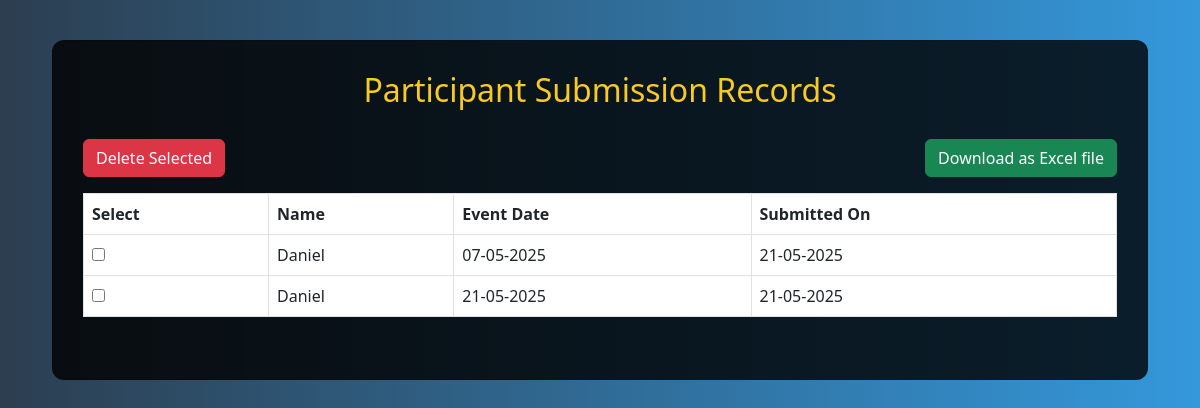
Page /dashboard on the earlier database version.
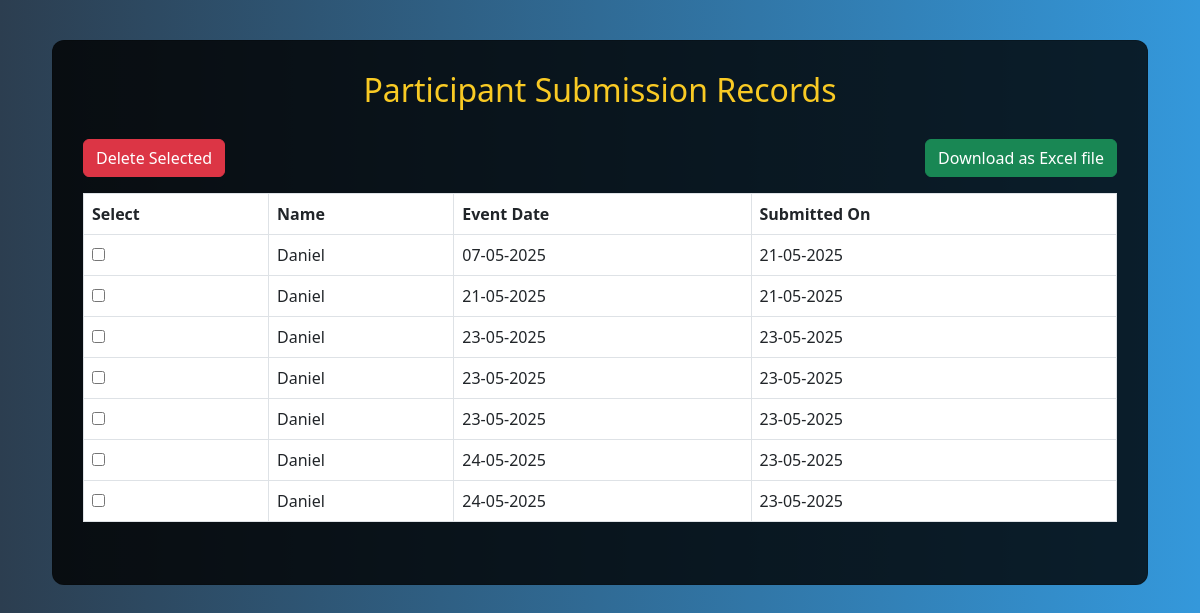
Same page on the later database version.
### app.py (models this page shows)
class ParticipantSummary(db.Model):
    __tablename__ = 'participant_summary'
    id = db.Column(db.Integer, primary_key=True, autoincrement=True)
    serial_no = db.Column(db.String(50), unique=True, nullable=False)
    participant_name = db.Column(db.String(100), nullable=False)
    event_date = db.Column(db.Date, nullable=False)
    submitted_on = db.Column(db.DateTime, nullable=False, default=datetime.utcnow)

### app.py (the view)
@app.route('/dashboard')
def dashboard():
    participants = ParticipantSummary.query.order_by(ParticipantSummary.event_date.asc()).all()
    return render_template('dashboard.html', participants=participants)

### templates/dashboard.html (shortened to what this page needs)
<!DOCTYPE html>
<html lang="en">
<head>
  <link href="https://cdn.jsdelivr.net/npm/bootstrap@5.3.0/dist/css/bootstrap.min.css" rel="stylesheet">
</head>
<body>
  <div class="container">
    <div class="card">
      <h2>Participant Submission Records</h2>
        <div class="mb-3">
<div class="d-flex justify-content-between mb-3">
  <form id="deleteSelectedForm" method="POST" action="/delete-selected" onsubmit="return confirm('Delete selected records?');" class="mb-0">
    <button type="submit" class="btn btn-danger">Delete Selected</button>
</form>
  <a href="/download-excel" class="btn btn-success">Download as Excel file</a>
</div>
  <table class="table table-bordered table-hover">
    <thead>
      <tr>
        <th>Select</th>
        <th>Name</th>
        <th>Event Date</th>
        <th>Submitted On</th>
      </tr>
    </thead>
    <tbody>
      {% for p in participants %}
      <tr>
        <td><input type="checkbox" name="delete_ids" value="{{ p.id }}"></td>
        <td>{{ p.participant_name }}</td>
        <td>{{ p.event_date.strftime('%d-%m-%Y') }}</td>
        <td>{{ p.submitted_on.strftime('%d-%m-%Y') }}</td>
      </tr>
      {% endfor %}
    </tbody>
  </table>
      </div>
    </div>
  </div>
</body>
</html>

### templates/dashboard.html (style rules this page uses)
body { background: linear-gradient(to right, #2c3e50, #3498db); color: white; padding: 40px; font-family: 'Segoe UI', sans-serif; }
.card { background-color: rgba(0, 0, 0, 0.8); padding: 30px; border-radius: 12px; }
h2 { text-align: center; margin-bottom: 30px; color: #f9ca24; }
table { background-color: white; color: black; }
thead { background-color: #007bff; color: white; }

Differences in the rows shown:
added ParticipantSummary: participant_name "Daniel", event_date "23-05-2025", submitted_on "23-05-2025"
added ParticipantSummary: participant_name "Daniel", event_date "23-05-2025", submitted_on "23-05-2025"
added ParticipantSummary: participant_name "Daniel", event_date "23-05-2025", submitted_on "23-05-2025"
added ParticipantSummary: participant_name "Daniel", event_date "24-05-2025", submitted_on "23-05-2025"
added ParticipantSummary: participant_name "Daniel", event_date "24-05-2025", submitted_on "23-05-2025"
